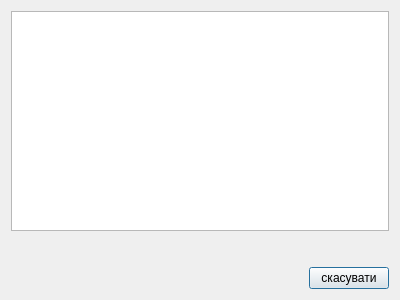
<?xml version="1.0" encoding="UTF-8"?>
<ui version="4.0">
 <class>PaletteList</class>
 <widget class="QDialog" name="PaletteList">
  <property name="geometry">
   <rect>
    <x>0</x>
    <y>0</y>
    <width>400</width>
    <height>300</height>
   </rect>
  </property>
  <property name="minimumSize">
   <size>
    <width>400</width>
    <height>300</height>
   </size>
  </property>
  <property name="maximumSize">
   <size>
    <width>400</width>
    <height>300</height>
   </size>
  </property>
  <property name="windowTitle">
   <string>Palette</string>
  </property>
  <layout class="QGridLayout" name="gridLayout">
   <item row="0" column="0">
    <layout class="QHBoxLayout" name="horizontalLayout">
     <item>
      <widget class="QListWidget" name="paletteList">
       <property name="minimumSize">
        <size>
         <width>0</width>
         <height>220</height>
        </size>
       </property>
      </widget>
     </item>
    </layout>
   </item>
   <item row="1" column="0">
    <spacer name="verticalSpacer">
     <property name="orientation">
      <enum>Qt::Vertical</enum>
     </property>
     <property name="sizeHint" stdset="0">
      <size>
       <width>20</width>
       <height>19</height>
      </size>
     </property>
    </spacer>
   </item>
   <item row="2" column="0">
    <layout class="QHBoxLayout" name="horizontalLayout_2">
     <item>
      <spacer name="horizontalSpacer_3">
       <property name="orientation">
        <enum>Qt::Horizontal</enum>
       </property>
       <property name="sizeHint" stdset="0">
        <size>
         <width>40</width>
         <height>20</height>
        </size>
       </property>
      </spacer>
     </item>
     <item>
      <widget class="QPushButton" name="close">
       <property name="text">
        <string>скасувати</string>
       </property>
      </widget>
     </item>
    </layout>
   </item>
  </layout>
 </widget>
 <resources/>
 <connections/>
</ui>
